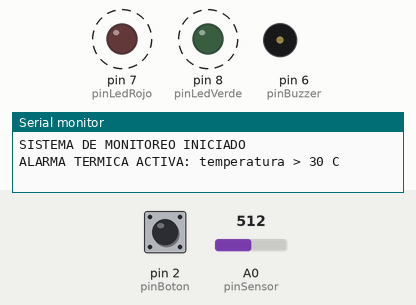
This sketch was run on a simulated Arduino Uno, built with avr-gcc and run on an emulated ATmega328P. On the bench: output pins drawn as LEDs (lit = HIGH), buzzer (waves = sounding), the last lines printed to the serial monitor. Dashed ring = blinking. The test bench sets the inputs (shaded band); at power-on: A0 (pinSensor) = 512, pin 2 (pinBoton) LOW.

Above: at 0.15 s.
1.3 s: A0 (pinSensor) set to 69
5.4 s: A0 (pinSensor) set to 57
At 5.87 s:
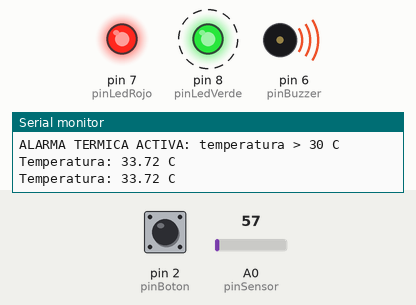
At 6.75 s:
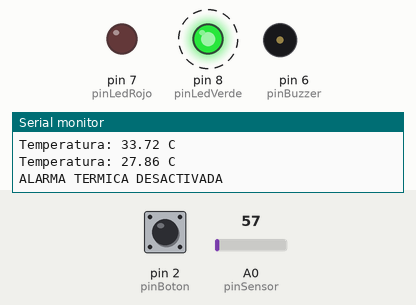
Timing chart, 0 to 14.9 s (numbered marks = the images above; inputs shaded):
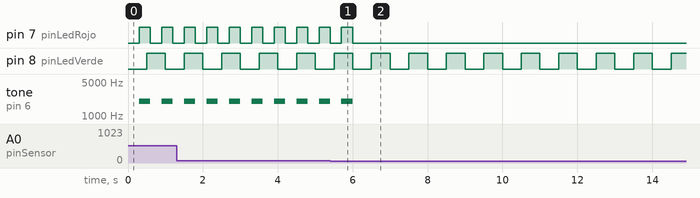

Measured:
- the behaviour switches between 62 and 61 on A0 (pinSensor) (found by bisection; images 0 and 1)
- after the input at 5.4 s, pin 7 (pinLedRojo): goes on until 6.0 s, then stays LOW; tone on pin 6 (pinBuzzer): goes on until 6.0 s, then stays silent
- by itself, pin 7 (pinLedRojo): alternates HIGH for 0.30 s and LOW for 0.30 s
- by itself, pin 8 (pinLedVerde): alternates HIGH for 0.50 s and LOW for 0.50 s
- by itself, tone on pin 6 (pinBuzzer): alternates 2000 Hz for 0.30 s and silent for 0.30 s

The sketch:

multitarea.ino
```cpp
const byte pinSensor = A0;
const byte pinBoton = 2;
const byte pinBuzzer = 6;
const byte pinLedRojo = 7;
const byte pinLedVerde = 8;

const unsigned long intervaloHeartbeat = 500;
const unsigned long intervaloTelemetria = 2000;
const unsigned long intervaloAlarma = 300;
const unsigned long debounce = 40;

const float umbralAlarma = 30.0;

unsigned long tiempoAnteriorHeartbeat = 0;
unsigned long tiempoAnteriorTelemetria = 0;
unsigned long tiempoAnteriorAlarma = 0;
unsigned long tiempoAnteriorDebounce = 0;

bool estadoLedRojo = LOW;
bool estadoLedVerde = LOW;
bool alarmaActiva = false;
bool alarmaSilenciada = false;

bool lecturaBotonEstable = LOW;
bool ultimaLecturaBoton = LOW;

float temperatura = 0.0;

void setup() {
	Serial.begin(9600);

    pinMode(pinSensor, INPUT);
	pinMode(pinBoton, INPUT);
	pinMode(pinLedVerde, OUTPUT);
	pinMode(pinLedRojo, OUTPUT);
	pinMode(pinBuzzer, OUTPUT);

    digitalWrite(pinLedVerde, LOW);
	digitalWrite(pinLedRojo, LOW);
	noTone(pinBuzzer);

	Serial.println("SISTEMA DE MONITOREO INICIADO");

	leerTemperatura(&temperatura);
}

void loop() {
	unsigned long tiempoActual = millis();

	actualizarHeartbeat(tiempoActual);   // Thread 1: LED verde cada 500 ms
	enviarTelemetria(tiempoActual);      // Thread 2: Telemetria cada 2 s
	procesarBoton(tiempoActual);         // Thread 4: Evento asincrono por boton
	procesarAlarma(tiempoActual);        // Thread 3: Alarma termica cada 300 ms
}

void leerTemperatura(float *temperatura) {
    int lecturaAnalogica = analogRead(pinSensor);
    float voltaje = (lecturaAnalogica * 5.0) / 1023.0;
    *temperatura = voltaje * 100.0;
}

void actualizarHeartbeat(unsigned long tiempoActual) {
    if (tiempoActual - tiempoAnteriorHeartbeat >= intervaloHeartbeat) {
        tiempoAnteriorHeartbeat = tiempoActual;
        estadoLedVerde = !estadoLedVerde;
        digitalWrite(pinLedVerde, estadoLedVerde);
    }
}

void enviarTelemetria(unsigned long tiempoActual) {
    if (tiempoActual - tiempoAnteriorTelemetria >= intervaloTelemetria) {
        tiempoAnteriorTelemetria = tiempoActual;
        leerTemperatura(&temperatura);

        Serial.print("Temperatura: ");
        Serial.print(temperatura, 2);
        Serial.println(" C");
    }
}

void procesarBoton(unsigned long tiempoActual) {
    bool lecturaActual = digitalRead(pinBoton);

    if (lecturaActual != ultimaLecturaBoton) {
        tiempoAnteriorDebounce = tiempoActual;
        ultimaLecturaBoton = lecturaActual;
    }

    if (tiempoActual - tiempoAnteriorDebounce >= debounce) {
        if (lecturaActual != lecturaBotonEstable) {
            lecturaBotonEstable = lecturaActual;

            if (lecturaBotonEstable == HIGH && alarmaActiva && !alarmaSilenciada) {
                alarmaSilenciada = true;
                estadoLedRojo = LOW;
                digitalWrite(pinLedRojo, estadoLedRojo);
                noTone(pinBuzzer);
                Serial.println("ALARMA SILENCIADA MANUALMENTE POR OPERADOR");
            }
        }
    }
}

void procesarAlarma(unsigned long tiempoActual) {
    bool debeActivarAlarma = (temperatura > umbralAlarma);

    if (!debeActivarAlarma) {
        if (alarmaActiva || alarmaSilenciada) {
            Serial.println("ALARMA TERMICA DESACTIVADA");
            alarmaActiva = false;
            alarmaSilenciada = false;
            estadoLedRojo = LOW;
            digitalWrite(pinLedRojo, estadoLedRojo);
            noTone(pinBuzzer);
        }
        return;
    }

    if (!alarmaActiva) {
        alarmaActiva = true;
        alarmaSilenciada = false;
        tiempoAnteriorAlarma = tiempoActual;
        Serial.println("ALARMA TERMICA ACTIVA: temperatura > 30 C");
    }

    if (alarmaSilenciada) {
        digitalWrite(pinLedRojo, LOW);
        noTone(pinBuzzer);
        return;
    }

    if (tiempoActual - tiempoAnteriorAlarma >= intervaloAlarma) {
        tiempoAnteriorAlarma = tiempoActual;
        estadoLedRojo = !estadoLedRojo;

        digitalWrite(pinLedRojo, estadoLedRojo);
        if (estadoLedRojo) {
            tone(pinBuzzer, 2000);
        } else {
            noTone(pinBuzzer);
        }
    }
}
```
